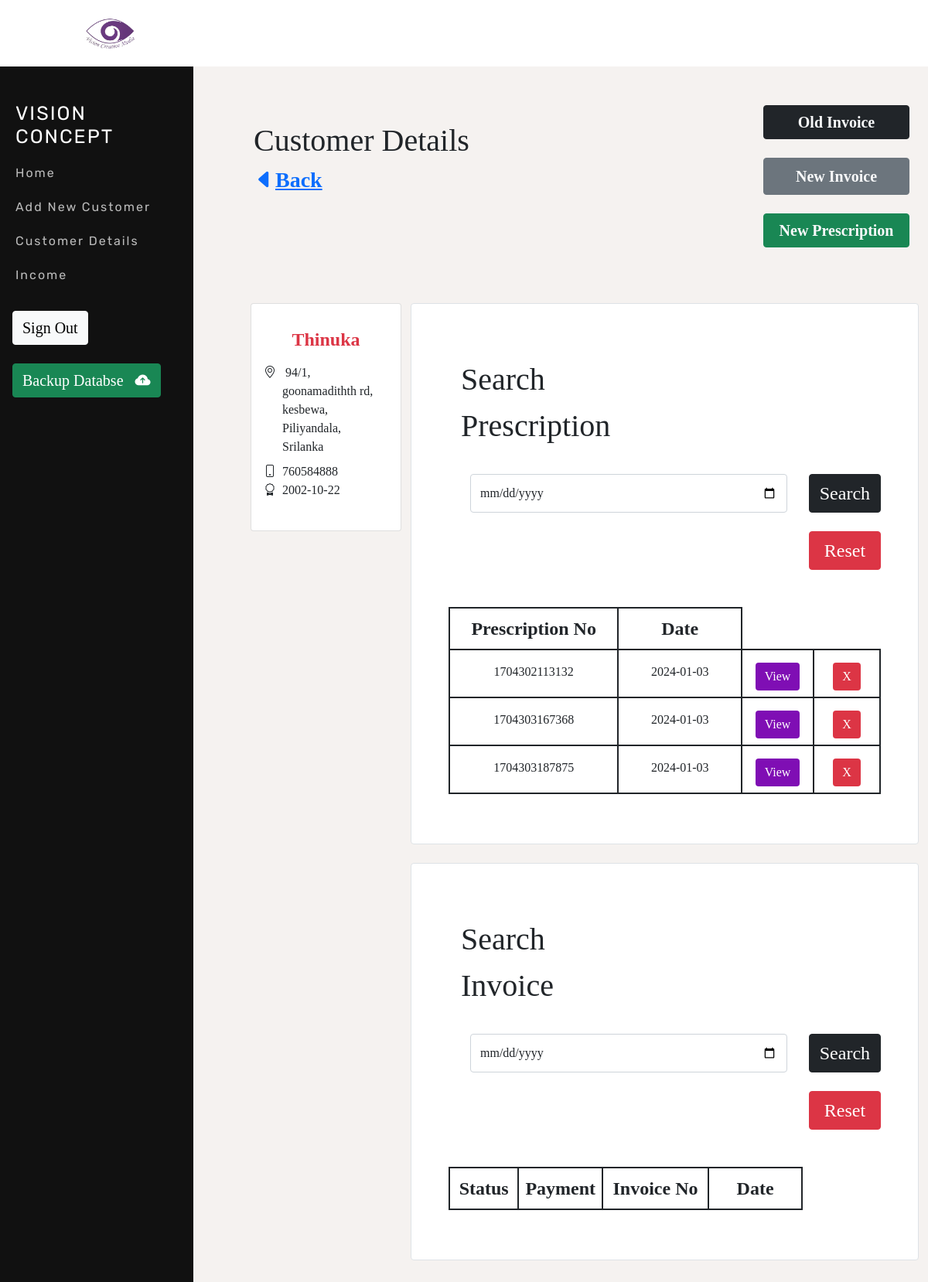
The page /viewCustomer.php?id=1 on the database its author committed.
### tables this page shows
CREATE TABLE `customer` (
  `id` varchar(70) NOT NULL DEFAULT 'AUTO_INCREMENT',
  `name` varchar(50) DEFAULT NULL,
  `address` varchar(150) DEFAULT NULL,
  `datetime` datetime DEFAULT NULL,
  `dob` date DEFAULT NULL,
  `mobile` varchar(50) DEFAULT NULL,
  PRIMARY KEY (`id`)
);

CREATE TABLE `prescription` (
  `id` varchar(100) NOT NULL DEFAULT 'AUTO_INCREMENT',
  `customer_id` varchar(70) DEFAULT NULL,
  `occupation` varchar(50) DEFAULT NULL,
  `age` int DEFAULT NULL,
  `date` date DEFAULT NULL,
  `va_r` varchar(50) DEFAULT NULL,
  `va_l` varchar(50) DEFAULT NULL,
  `ph_r` varchar(50) DEFAULT NULL,
  `ph_l` varchar(50) DEFAULT NULL,
  `sph_l_dist` varchar(50) DEFAULT NULL,
  `sph_r_dist` varchar(50) DEFAULT NULL,
  `sph_l_near` varchar(50) DEFAULT NULL,
  `sph_r_near` varchar(50) DEFAULT NULL,
  `cyl_l_dist` varchar(50) DEFAULT NULL,
  `cyl_r_dist` varchar(50) DEFAULT NULL,
  `cyl_l_near` varchar(50) DEFAULT NULL,
  `cyl_r_near` varchar(50) DEFAULT NULL,
  `axis_l_dist` varchar(50) DEFAULT NULL,
  `axis_r_dist` varchar(50) DEFAULT NULL,
  `axis_l_near` varchar(50) DEFAULT NULL,
  `axis_r_near` varchar(50) DEFAULT NULL,
  `hbl_r` varchar(50) DEFAULT NULL,
  `hbl_l` varchar(50) DEFAULT NULL,
  `headache_id` varchar(50) DEFAULT NULL,
  `tearing_id` varchar(50) DEFAULT NULL,
  `readness_id` varchar(50) DEFAULT NULL,
  `blurvision_id` varchar(50) DEFAULT NULL,
  `other` varchar(200) DEFAULT NULL,
  `col_vision_r_id` varchar(50) DEFAULT NULL,
  `col_vision_l_id` varchar(50) DEFAULT NULL,
  `amst_vision_r_id` varchar(50) DEFAULT NULL,
  `amst_vision_l_id` varchar(50) DEFAULT NULL,
  `conver_r_id` varchar(50) DEFAULT NULL,
  `conver_l_id` varchar(50) DEFAULT NULL,
  `pup_ref_r_id` varchar(50) DEFAULT NULL,
  `pup_ref_l_id` varchar(50) DEFAULT NULL,
  `remark` varchar(500) DEFAULT NULL,
  `pd` varchar(100) DEFAULT NULL,
  `sh` varchar(100) DEFAULT NULL,
  `status_id` int DEFAULT '1',
  PRIMARY KEY (`id`),
  KEY `customer_id` (`customer_id`),
  KEY `FK_prescription_bool` (`headache_id`),
  KEY `FK_prescription_bool_2` (`tearing_id`),
  KEY `FK_prescription_bool_3` (`readness_id`),
  KEY `FK_prescription_bool_4` (`blurvision_id`),
  KEY `FK_prescription_bool_5` (`amst_vision_r_id`),
  KEY `FK_prescription_bool_6` (`amst_vision_l_id`),
  KEY `FK_prescription_bool_7` (`col_vision_r_id`),
  KEY `FK_prescription_bool_8` (`col_vision_l_id`),
  KEY `FK_prescription_status` (`status_id`),
  CONSTRAINT `FK_prescription_customer` FOREIGN KEY (`customer_id`) REFERENCES `customer` (`id`),
  CONSTRAINT `FK_prescription_status` FOREIGN KEY (`status_id`) REFERENCES `status` (`id`)
);

### connection.php (called while the page is built, shortened)
<?php
class Database{
    public static $connection;
    public static function setUpConnection(){
        if(!isset(Database::$connection)){
                Database::$connection = new mysqli("localhost","root","MTrw@20021022","vision_concept","3306");
        }
    }
    public static function search($q){
        $resultset = Database::$connection->query($q);
        return $resultset;
    }
}
?>

### viewCustomer.php (the view, shortened to what this page needs)
<!DOCTYPE html>
<html lang="en">
<head>
    <link rel="stylesheet" href="https://cdn.jsdelivr.net/npm/bootstrap-icons@1.8.3/font/bootstrap-icons.css">
    <link rel="stylesheet" href="bootstrap.css">
    <link rel="stylesheet" href="style.css">
    <link rel="stylesheet" href="https://cdn.jsdelivr.net/npm/bootstrap-icons@1.5.0/font/bootstrap-icons.css">
    <link rel="stylesheet" href="https://use.fontawesome.com/releases/v5.7.2/css/all.css" />
    <link rel="stylesheet" href="https://stackpath.bootstrapcdn.com/bootstrap/5.0.0-alpha1/css/bootstrap.min.css" />
    <link rel="stylesheet" href="https://use.fontawesome.com/releases/v5.7.2/css/all.css" />
</head>
<body class="body">
    <div class="row g-0">
        <div class="d-none d-lg-block col-3"></div>
        <main class="my-5 offset-lg-0 col-lg-9 col-md-12 col-sm-12 offset-md-0">
            <div class="container">
                <?php
                $id = $_GET["id"];
                require "connection.php";
                require "head.php";
                ?>
                <div class="d-none d-lg-block">
                    <?php
                    require "sideBar.php"
                    ?>
                </div>
                <?php
                $customer_rs = Database::search("SELECT * FROM `customer` WHERE  `id`='" . $id . "'");
                $customer_data = $customer_rs->fetch_assoc();
                ?>
                <div class="col-12">
                    <div class="row ">
                        <div class="col-lg-5 col-12 text-start p-3 mb-3">
                            <span class="col-12 addprohead fs-lg-1 fs-1">Customer Details</span>
                            <div class=" col-12 fs-3 fw-bold"><a href="customers.php"><i class="bi bi-caret-left-fill"></i>Back</a></div>
                        </div>
                        <div class=" col-lg-7 col-12">
                            <div class="row">
                                <div class=" col-7 mb-5"></div>
                                <div class=" col-lg-5 mb-4 col-12 d-grid">
                                    <button class="btn btn-dark fw-bold fs-5 text-light" onclick="oldInvoice(<?php echo $id; ?>);">Old Invoice</button>
                                </div>
                                <div class=" col-lg-5 col-12 d-grid">
                                    <button class="btn btn-secondary fw-bold fs-5 text-light" onclick="newInvoice(<?php echo $id; ?>);">New Invoice</button>
                                </div>
                                <div class=" col-7 mb-lg-5"></div>
                                <div class=" col-lg-5 col-12 d-grid mb-5 mt-lg-4 mt-1">
                                    <button class="btn btn-success fw-bold fs-5 text-light" onclick="newPrescription(<?php echo $id; ?>);">New Prescription</button>
                                </div>
                            </div>
                        </div>
                        <div class="col-lg-3 col-12 g-4">
                            <div class="card itemcard " aria-hidden="true">
                                <div class="card-body">
                                    <div class="mt-3 mb-4">
                                        <h5 class="card-title col-12">
                                            <div class="row">
                                                <div class="col-12 fs-4 ovf1 fw-bold text-danger text-center">
                                                    <span><?php echo $customer_data["name"]; ?></span>
                                                </div>
                                            </div>
                                        </h5>
                                        <?php
                                        $input =  $customer_data["address"];
                                        $output = str_replace(',', ',<br />', $input);
                                        ?>
                                        <div class="col-12 mb-2">
                                            <div class="row">
                                                <span class=" col-1"><i class="bi bi-geo-alt"></i></span><span class="col-10"> &nbsp;<?php echo $output; ?></span><br>
                                            </div>
                                        </div>
                                        <span class="col-12"><i class="bi bi-phone"></i> &nbsp;<?php echo $customer_data["mobile"]; ?></span><br>
                                        <span class="col-12"><i class="bi bi-award"></i> &nbsp;<?php echo $customer_data["dob"]; ?></span><br>
                                    </div>
                                </div>
                            </div>
                        </div>
                        <div class="col-lg-9 col-12 g-4 border border-1 rounded-2" style="background-color: white;">
                            <div class="mt-1 p-5">
                                <div class="row">
                                    <div class="col-5 text-start p-3 mb-3">
                                        <span class="col-12 addprohead fs-lg-1 fs-1">Search Prescription</span>
                                    </div>
                                    <div class="col-12 mb-5">
                                        <div class="row">
                                            <div class="col-lg-10 col-12 d-flex">
                                                <input class="form-control mx-3" style="height: 50px;" type="date" placeholder="Search" aria-label="Search" id="searchdate">
                                            </div>
                                            <button class="col-lg-2 col-10 mx-4 mx-lg-0 btn btn-dark fs-4" onclick="searchPrescription(<?php echo $id; ?>)"> Search</button>
                                            <div class="col-10 d-flex"></div>
                                            <button class="col-lg-2 col-10 mt-4 mx-4 mx-lg-0 btn btn-danger fs-4" onclick="resetpres(<?php echo $id; ?>)"> Reset</button>
                                        </div>
                                    </div>
                                    <div class="col-12 g-0" id="viewarea">
                                        <table class="table table-bordered  border-dark">
                                            <thead>
                                                <tr class="border border-0 border-dark fs-4">
                                                    <th class="text-center border-dark border border-2" style="width: 250px;">Prescription No</th>
                                                    <th class="text-center border-dark border border-2" style="width: 200px;">Date</th>
                                                    <th class="text-center border-dark border border-0" style="width: 100px;"></th>
                                                    <th class="text-center border-dark border border-0" style="width: 100px;"></th>
                                                </tr>
                                            </thead>
                                            <tbody>
                                                <?php
                                                $prescription_rs = Database::search("SELECT * FROM `prescription` WHERE `customer_id`='" . $id . "' AND `status_id`='1' ORDER BY `date` ASC");
                                                $prescription_num = $prescription_rs->num_rows;
                                                for ($i = 0; $i <  $prescription_num; $i++) {
                                                    $prescription_data = $prescription_rs->fetch_assoc();
                                                ?>
                                                    <tr>
                                                        <td class="text-center pt-3 border-dark border border-2 text-dark"><?php echo $prescription_data['id']; ?></td>
                                                        <td class="text-center pt-3 border-dark border border-2 text-dark"><?php echo $prescription_data['date']; ?></td>
                                                        <td class="text-center pt-3 border-dark border border-2">
                                                            <button class="btn btn-dark border-0" style="background:  #7f0eb4;" onclick="viewPrescription(<?php echo $id; ?>,<?php echo $prescription_data['id']; ?>)">View</button>
                                                        </td>
                                                        <td class="text-center pt-3 border-dark border border-2">
                                                            <button class="btn btn-danger border-0" onclick="deletePrescription(<?php echo $id; ?>,<?php echo $prescription_data['id']; ?>)">X</button>
                                                        </td>
                                                    </tr>
                                                <?php
                                                }
                                                ?>
                                            </tbody>
                                        </table>
                                    </div>
                                </div>
                            </div>
                        </div>
                        <div class="col-lg-3"></div>
                        <div class="col-lg-9 col-12 g-4 border border-1 rounded-2" style="background-color: white;">
                            <div class="mt-1 p-5">
                                <div class="row">
                                    <div class="col-5 text-start p-3 mb-3">
                                        <span class="col-12 addprohead fs-lg-1 fs-1">Search Invoice</span>
                                    </div>
                                    <div class="col-12 mb-5">
                                        <div class="row">
                                            <div class="col-lg-10 col-12 d-flex">
                                                <input class="form-control mx-3" style="height: 50px;" type="date" placeholder="Search" aria-label="Search" id="searchinvodate">
                                            </div>
                                            <button class="col-lg-2 col-10 mx-4 mx-lg-0 btn btn-dark fs-4" onclick="searchInvoice(<?php echo $id; ?>)"> Search</button>
                                            <div class="col-10 d-flex"></div>
                                            <button class="col-lg-2 col-10 mt-4 mx-4 mx-lg-0 btn btn-danger fs-4" onclick="resetpres(<?php echo $id; ?>)"> Reset</button>
                                        </div>
                                    </div>
                                    <div class="col-12 g-0" id="viewarea2">
                                        <table class="table table-bordered  border-dark">
                                            <thead>
                                                <tr class="border border-0 border-dark fs-4">
                                                    <th class="text-center border-dark border border-2" style="width: 100px;">Status</th>
                                                    <th class="text-center border-dark border border-2" style="width: 100px;">Payment</th>
                                                    <th class="text-center border-dark border border-2" style="width: 200px;">Invoice No</th>
                                                    <th class="text-center border-dark border border-2" style="width: 200px;">Date</th>
                                                    <th class="text-center border-dark border border-0" style="width: 100px;"></th>
                                                    <th class="text-center border-dark border border-0" style="width: 100px;"></th>
                                                </tr>
                                            </thead>
                                        </table>
                                    </div>
                                </div>
                            </div>
                        </div>
                    </div>
                </div>
            </div>
        </main>
    </div>
</body>
</html>

### style.css (style rules this page uses)
.body { background-color: rgba(245, 242, 239, 0.932); }
table { font-family: arial, sans-serif; border-collapse: collapse; width: 100%; border: #000000; }
td, th { border: 1px solid #000000; text-align: center; padding: 8px; }
* { font-family: "NeuzeitGro"; }

### sideBar.css (style rules this page uses)
body { margin: 0; }

### rows shown on the page
customer: name "Thinuka", address "94/1, goonamadithth rd, kesbewa, Piliyandala, Srilanka", mobile "760584888", dob "2002-10-22"
prescription: id "1704302113132", date "2024-01-03"
prescription: id "1704303167368", date "2024-01-03"
prescription: id "1704303187875", date "2024-01-03"
